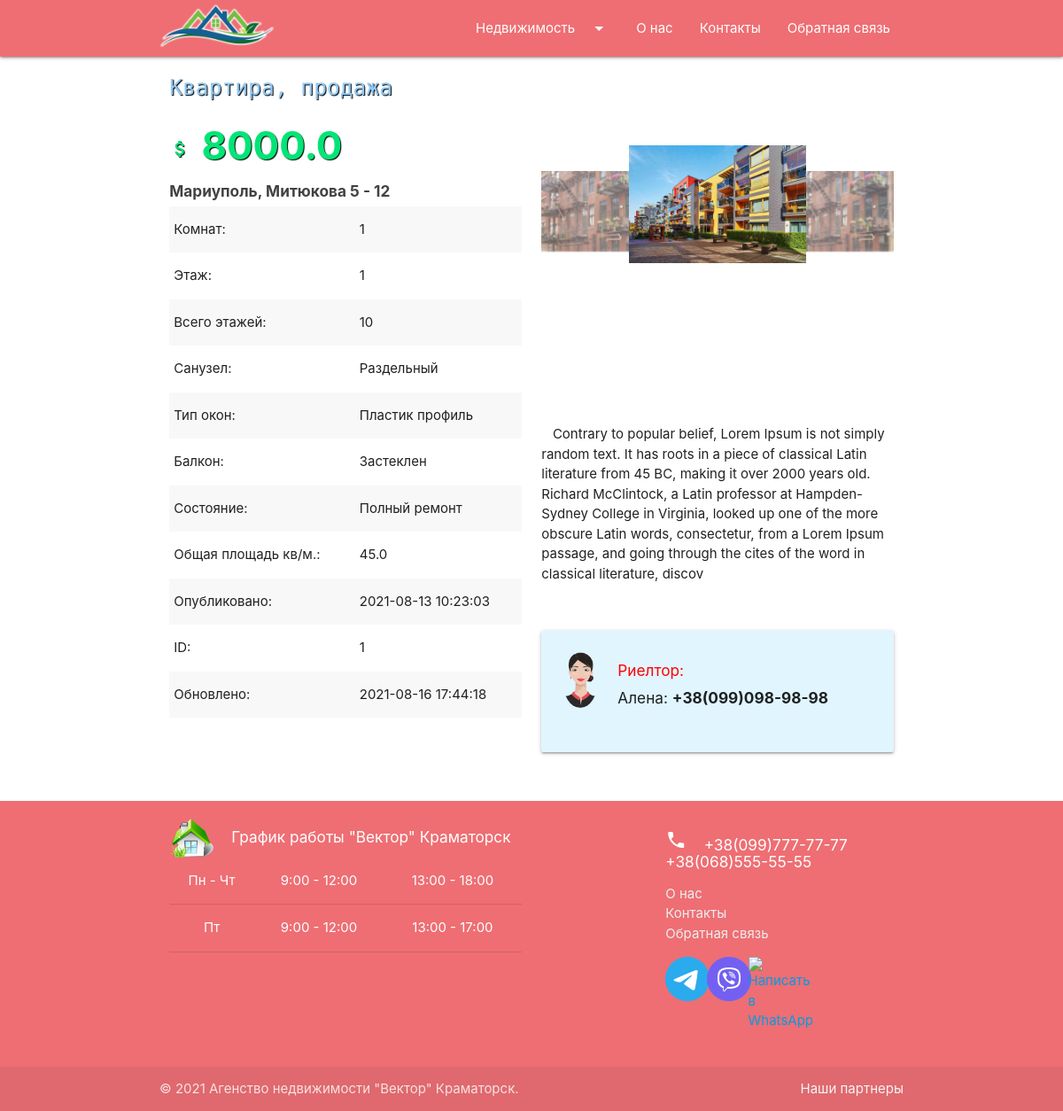
The page /apartment/1/ on the database as committed earlier.
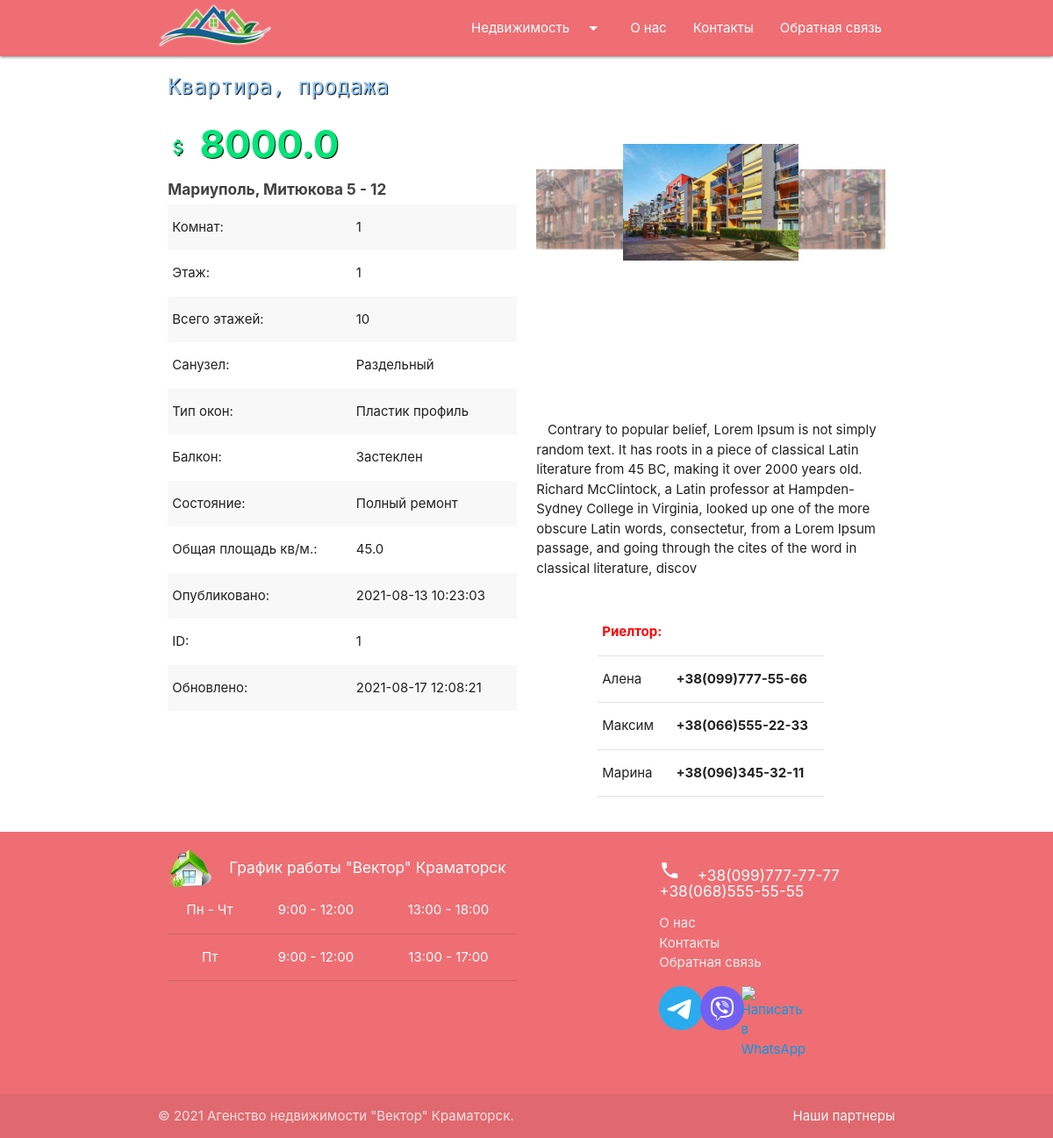
The same page on the database as committed later.
### agency/models.py (models this page shows, shortened)
class Apartment(models.Model):
    ADJACENT = 'Смежный'
    SEPARATED = 'Раздельный'
    BATHROOM_CHOICE = [(ADJACENT, 'Смежный'), (SEPARATED, 'Раздельный')]
    PLASTIC = 'Пластик профиль'
    WOOD = 'Дерево профиль'
    STANDARD = 'Стандартная комплектация'
    WINDOW_CHOICE = [(PLASTIC, 'Пластик профиль'),(WOOD, 'Дерево профиль'),(STANDARD, 'Стандартная комплектация')]
    OPEN_BALCONY = 'Открытого типа'
    GLAZED_BALCONY = 'Застеклен'
    GLAZED_AND_INSULATED = 'Застеклен и утеплен'
    NO_BALCONY = 'Отсутствует'
    BALCONY_CHOICE = [
        (OPEN_BALCONY, 'Открытого типа'),
        (GLAZED_BALCONY, 'Застеклен'),
        (GLAZED_AND_INSULATED, 'Застеклен и утеплен'),
        (NO_BALCONY, 'Отсутствует')
    ]
    BASIC_REPAIR = 'Базовый ремонт'
    FULL_REPAIR = 'Полный ремонт'
    NO_REPAIR = 'Требуется ремонт'
    ROOM_CONDITION = [(BASIC_REPAIR, 'Базовый ремонт'), (FULL_REPAIR, 'Полный ремонт'), (NO_REPAIR, 'Требуется ремонт')]
    slug_title = 'Apartment'
    created_at = models.DateTimeField(auto_now_add=True, verbose_name='Создано')
    updated_at = models.DateTimeField(auto_now=True, verbose_name='Обновлено')
    proposal_type = models.CharField(max_length=8, choices=_PROP_CHOICES, default=_SALE, verbose_name='Тип предложения')
    price = models.FloatField(verbose_name='Цена $')
    number_of_rooms = models.PositiveSmallIntegerField(
        default=1, validators=[MinValueValidator(1), MaxValueValidator(10)], verbose_name='Кол-во комнат'
    )
    floor_number = models.PositiveSmallIntegerField(
        default=1, validators=[MinValueValidator(1), MaxValueValidator(25)], verbose_name='Этаж'
    )
    total_floors_number = models.PositiveSmallIntegerField(
        default=10, validators=[MinValueValidator(1), MaxValueValidator(25)], verbose_name='Всего этажей'
    )
    bathroom = models.CharField(max_length=10, choices=BATHROOM_CHOICE, default=SEPARATED, verbose_name='Туалет')
    window_type = models.CharField(max_length=25, choices=WINDOW_CHOICE, default=PLASTIC, verbose_name='Окна')
    balcony = models.CharField(max_length=20, choices=BALCONY_CHOICE, default=GLAZED_BALCONY, verbose_name='Балкон')
    room_condition = models.CharField(max_length=20, choices=ROOM_CONDITION, default=FULL_REPAIR, verbose_name='Ремонт')
    total_area = models.FloatField(
        default=10.0, validators=[MinValueValidator(10.0), MaxValueValidator(400.0)], verbose_name='Общая площадь кв.м'
    )
    address = models.CharField(max_length=65, verbose_name='Адрес')
    description = models.TextField(blank=True, max_length=400, verbose_name='Описание')
    realtors = models.ManyToManyField(Realtor, blank=True, verbose_name='Риелтор')

class ApartmentGallery(models.Model):
    apartment = models.ForeignKey(Apartment, on_delete=models.CASCADE, related_name='images')
    image = models.ImageField(upload_to="apartments/")

class Realtor(models.Model):
    name = models.CharField(max_length=20, verbose_name='Имя')
    phone = models.CharField(max_length=17, verbose_name='Телефон')
    class Meta:
        verbose_name = 'Риелтор'
        verbose_name_plural = 'Риелторы'
        ordering = ['name']

### agency/views.py (the view)
# urls.py: path('apartment/<int:pk>/', ApartmentView.as_view(), name='apartment'),
class ApartmentView(DetailView):
    model = Apartment

### agency/templates/agency/apartment_detail.html (shortened to what this page needs)
{% extends 'index.html' %}
{% block content %}
<div class="container">
    <div class="row">
        <div class="col s12 m12 l6 xl6">
            <h5 class="itemTitle">
                Квартира,
                {% if object.proposal_type == 'sale' %}
                продажа
                {% elif object.proposal_type == 'rental' %}
                аренда
                {% elif object.proposal_type == 'exchange' %}
                обмен
                {% else %}
                unknown
                {% endif %}
            </h5>
            <h3 class="itemPrice">
                <i class="material-icons">attach_money</i>
                <b>{{ object.price }}</b>
            </h3>
            <span class="grey-text text-darken-3"><h6><b>{{ object.address }}</b></h6></span>
            <table class="striped">
                <tbody>
                <tr>
                    <td>Комнат:</td>
                    <td>{{ object.number_of_rooms }}</td>
                </tr>
                <tr>
                    <td>Этаж:</td>
                    <td>{{ object.floor_number }}</td>
                </tr>
                <tr>
                    <td>Всего этажей:</td>
                    <td>{{ object.total_floors_number }}</td>
                </tr>
                <tr>
                    <td>Санузел:</td>
                    <td>{{ object.bathroom }}</td>
                </tr>
                <tr>
                    <td>Тип окон:</td>
                    <td>{{ object.window_type }}</td>
                </tr>
                <tr>
                    <td>Балкон:</td>
                    <td>{{ object.balcony }}</td>
                </tr>
                <tr>
                    <td>Состояние:</td>
                    <td>{{ object.room_condition }}</td>
                </tr>
                <tr>
                    <td>Общая площадь кв/м.:</td>
                    <td>{{ object.total_area }}</td>
                </tr>
                <tr>
                    <td>Опубликовано:</td>
                    <td>{{ object.created_at | date:"Y-m-d H:i:s" }}</td>
                </tr>
                <tr>
                    <td>ID:</td>
                    <td>{{ object.pk }}</td>
                </tr>
                <tr>
                    <td>Обновлено:</td>
                    <td>{{ object.updated_at | date:"Y-m-d H:i:s" }}</td>
                </tr>
                </tbody>
            </table>
        </div>
        <div class="col s12 m12 l6 xl6">
            <div class="row">
                {% if object.images.all %}
                <div class="col s12">
                    <div class="carousel gallery">
                        {% for photo in object.images.all %}
                        <a data-fancybox="gallery" class="carousel-item" href="{{ photo.image.url }}">
                            <img src="{{ photo.image.url }}">
                        </a>
                        {% endfor %}
                    </div>
                </div>
                {% else %}
                    <br>
                    <br>
                    <br>
                {% endif %}
                <div class="col s12">
                    <p>&nbsp;&nbsp;&nbsp;{{ object.description }}</p>
                </div>
                {% if object.realtors.all %}
                <div class="col s8 offset-s2" style="margin-top: 20px;">
                    <table>
                        <thead>
                        <tr>
                            <th style="color: red;">Риелтор:</th>
                        </tr>
                        </thead>
                        <tbody>
                            {% for realtor in object.realtors.all %}
                            <tr>
                                <td>{{ realtor.name }}</td>
                                <td><b>{{ realtor.phone }}</b></td>
                            </tr>
                            {% endfor %}
                        </tbody>
                    </table>
                </div>
                {% else %}
                <div class="col s12 m12 l12 xl8 offset-xl2" style="margin-top: 30px;">
                    <div class="card-panel light-blue lighten-5 z-depth-1">
                        <div class="row valign-wrapper">
                            <div class="col s2">
                                <img src="/media/logos/female.png" alt="" class="circle responsive-img">
                            </div>
                            <div class="col s10">
                                <h6 style="color: red;">Риелтор:</h6>
                                <h6>Алена: <b>+38(099)098-98-98</b></h6>
                            </div>
                        </div>
                    </div>
                </div>
                {% endif %}
            </div>
        </div>
    </div>
</div>
{% endblock %}

### templates/index.html (shortened to what this page needs)
<!DOCTYPE html>
{% load static %}
<html lang="en">
<head>
    <link rel="stylesheet" href="{% static 'css/main.css' %}">
    <link rel="stylesheet" href="https://cdnjs.cloudflare.com/ajax/libs/materialize/1.0.0/css/materialize.min.css">
    <link rel="stylesheet" href="https://cdnjs.cloudflare.com/ajax/libs/fancybox/3.5.7/jquery.fancybox.min.css" />
</head>
<body>
{% include 'inc/_nav.html' %}
<main>
    {% block content %}CONTENT{% endblock %}
</main>
{% include 'inc/_footer.html' %}
</body>
</html>

### templates/inc/_nav.html (shortened to what this page needs)
<header>
    <nav class="sidenav-trigger">
        <div class="nav-wrapper">
            <div class="container">
                <a href="{% url 'home' %}" class="brand-logo"><img style="width: 130px; margin-top: 4px;" src="/media/logos/logo3.png"></a>
                <ul id="nav-mobile" class="right hide-on-med-and-down">
                    <li><a class="dropdown-trigger" href="#!" data-target="dropdown1">Недвижимость<i class="material-icons right">arrow_drop_down</i></a></li>
                    <li><a href="#">О нас</a></li>
                    <li><a href="#">Контакты</a></li>
                    <li><a href="#">Обратная связь</a></li>
                </ul>
            </div>
        </div>
    </nav>
</header>

### templates/inc/_footer.html
<footer class="page-footer">
    <div class="container">
        <div class="row">
            <div class="col l6 s12">
                <div class="row">
                    <div class="col s2">
                        <a href="{% url 'home' %}"><img class="footerLogo" src="/media/logos/logo1.png" alt="footer_logo"></a>
                    </div>
                    <div class="col s10">
                        <h6 class="white-text">График работы "Вектор" Краматорск</h6>
                    </div>
                    <div class="col s12">
                        <table class="centered">
                            <tr>
                                <td>Пн - Чт</td>
                                <td>9:00 - 12:00</td>
                                <td>13:00 - 18:00</td>
                            </tr>
                            <tr>
                                <td>Пт</td>
                                <td>9:00 - 12:00</td>
                                <td>13:00 - 17:00</td>
                            </tr>
                        </table>
                    </div>
                </div>
            </div>
            <div class="col l4 offset-l2 s12">
                <h6 class="white-text">
                    <i class="material-icons">phone</i>&nbsp;&nbsp;&nbsp;
                    +38(099)777-77-77 &nbsp;&nbsp;&nbsp;&nbsp;&nbsp; +38(068)555-55-55
                </h6>
                <ul>
                    <li><a class="grey-text text-lighten-3" href="#!">О нас</a></li>
                    <li><a class="grey-text text-lighten-3" href="#!">Контакты</a></li>
                    <li><a class="grey-text text-lighten-3" href="#!">Обратная связь</a></li>
                </ul>
                <div class="row">
                    <div class="col s2">
                        <a title="Telegram" href="#" target="_blank"><img src="/media/logos/Telegram.png" alt="Написать в Telegram" /></a>
                    </div>
                    <div class="col s2">
                        <a title="Viber" href="#" target="_blank"><img src="/media/logos/Viber.png" alt="Написать в Viber" /></a>
                    </div>
                    <div class="col s2">
                        <a title="WhatsApp" href="#" target="_blank"><img src="/media/logos/WhatsApp.png" alt="Написать в WhatsApp" /></a>
                    </div>
                </div>
            </div>
        </div>
    </div>
    <div class="footer-copyright">
        <div class="container">
            © 2021 Агенство недвижимости "Вектор" Краматорск.
            <a class="grey-text text-lighten-4 right" href="#!">Наши партнеры</a>
        </div>
    </div>
</footer>

### rental/static/css/main.css (style rules this page uses)
body { display: flex; min-height: 100vh; flex-direction: column; }
main { flex: 1 0 auto; }
.footerLogo { display: block; margin-left: auto; margin-right: auto; width: 50px; transition: 1s; }
.itemPrice { color: #00e676; text-shadow: 1px 1px 1px black; }
.itemTitle { font-family: 'Rubik Mono One', sans-serif; color: #90caf9; text-shadow: 1px 1px 1px black; margin-top: 21px; }

Rows that differ between the two databases and show on the page:
changed Apartment "Мариуполь, Митюкова 5 - 12": updated_at "2021-08-16 17:44:18" → "2021-08-17 12:08:21"
added Realtor: name "Алена", phone "+38(099)777-55-66"
added Realtor: name "Максим", phone "+38(066)555-22-33"
added Realtor: name "Марина", phone "+38(096)345-32-11"
Other text that changed with them:
text no longer shown: "Алена: +38(099)098-98-98"
